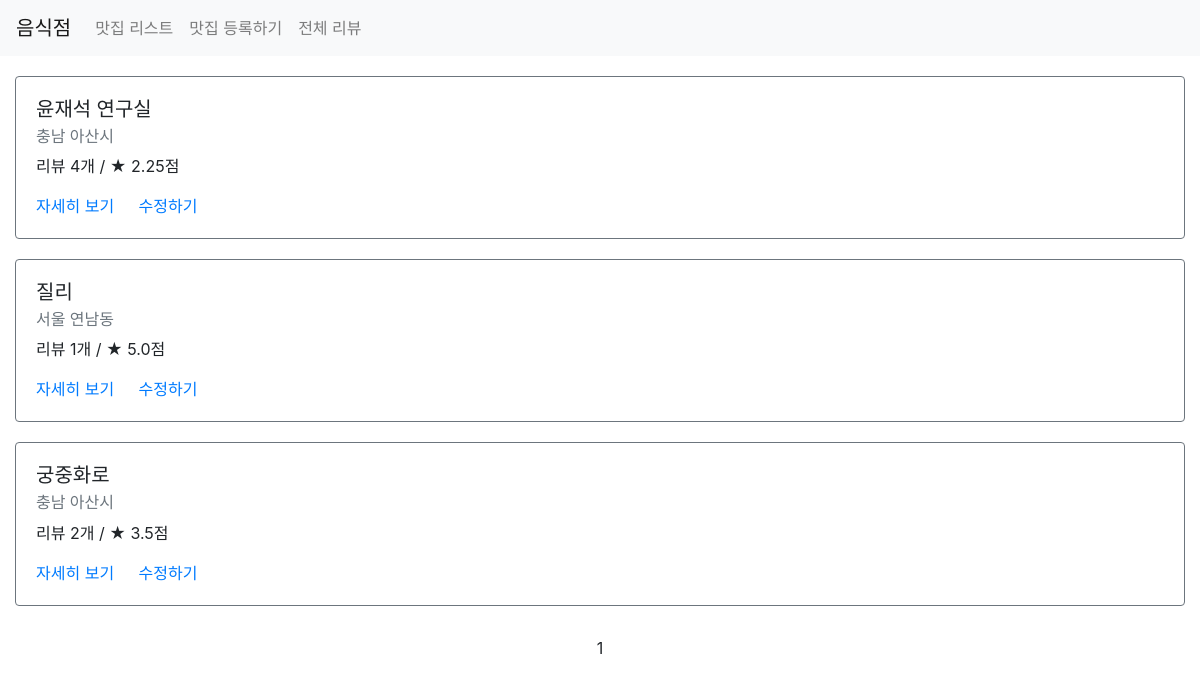
Screenshot of /third/list/ with the database file from the repository.
### third/models.py (models this page shows)
class Restaurant(models.Model):
    name = models.CharField(max_length=30)
    address = models.CharField(max_length=200)
    password = models.CharField(max_length=20, default=None, null=True)
    image = models.CharField(max_length=500, default=None, null=True)
    created_at = models.DateTimeField(auto_now_add=True)
    updated_at = models.DateTimeField(auto_now=True)

### third/views.py (the view)
# urls.py: path('list/', views.list, name="list"),
def list(request):
    restaurants = Restaurant.objects.all()\
        .annotate(reviews_count=Count('review'))\
        .annotate(average_point=Avg('review__point'))\
        .order_by('-created_at')
    paginator = Paginator(restaurants, 5)
    page = request.GET.get('page')
    items = paginator.get_page(page)
    context = {
        'restaurants': items
    }
    return render(request, 'third/list.html', context)

### third/templates/third/list.html (shortened to what this page needs)
{% extends 'third/base.html' %}
{% load static %}
{% block content %}
    <div class="conatiner">
        {% for item in restaurants %}
            <div class="row restaurant_item" style="margin:20px auto;">
                <div class="col-sm-12">
                    <div class="card border-secondary">
                        <div class="card-body">
                            <h5 class="card-title">{{ item.name }}</h5>
                            <h6 class="card-subtitle mb-2 text-muted">{{ item.address }}</h6>
                            <p class="card-text">
                                {% if item.reviews_count == 0 %}
                                등록된 리뷰가 없습니다.
                                {% else %}
                                리뷰 {{ item.reviews_count }}개 / ★ {{ item.average_point }}점
                                {% endif %}
                            </p>
                            <a href="{% url 'restaurant-detail' id=item.id %}" class="card-link">자세히 보기</a>
                            <a href="{% url 'restaurant-update' %}?id={{ item.id }}" class="card-link">수정하기</a>
                        </div>
                    </div>
                </div>
            </div>
        {% endfor %}
        <div class="row" style="margin-top:30px; margin-bottom: 50px;">
            <div class="col-sm-12 text-center">
                <div class="pagination">
                    <span class="stop-links text-center" style="width: 100%;">
                        <span class="current">
                            {{ restaurants.number }}
                        </span>
                    </span>
                </div>
            </div>
        </div>
    </div>
{% endblock %}

### rows the page displays
Restaurant: name "윤재석 연구실", address "충남 아산시", reviews_count "4", average_point "2.25"
Restaurant: name "질리", address "서울 연남동", reviews_count "1", average_point "5.0"
Restaurant: name "궁중화로", address "충남 아산시", reviews_count "2", average_point "3.5"

### other values shown
{{ restaurants.number }} "1"
